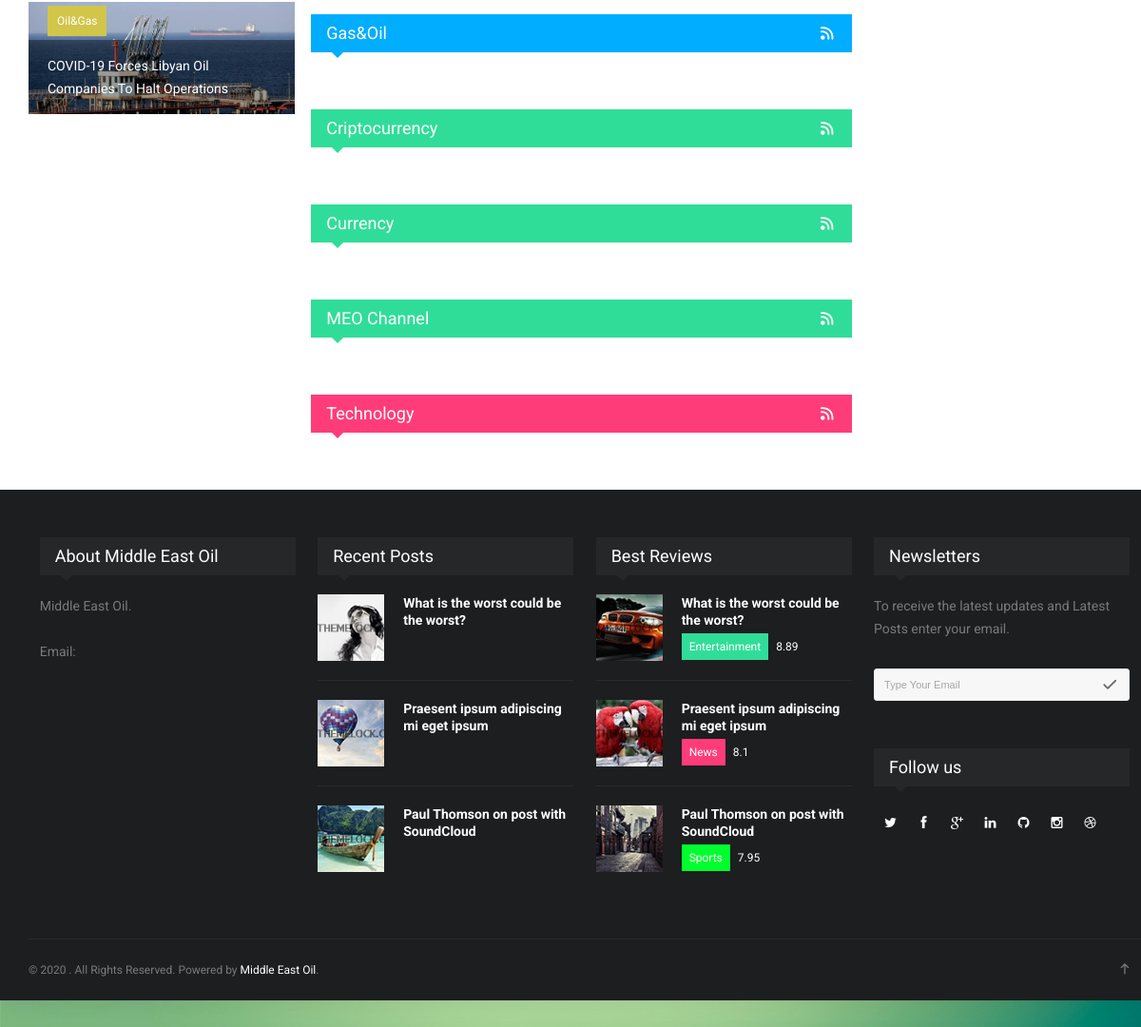
The app's page / (lower part), older data.
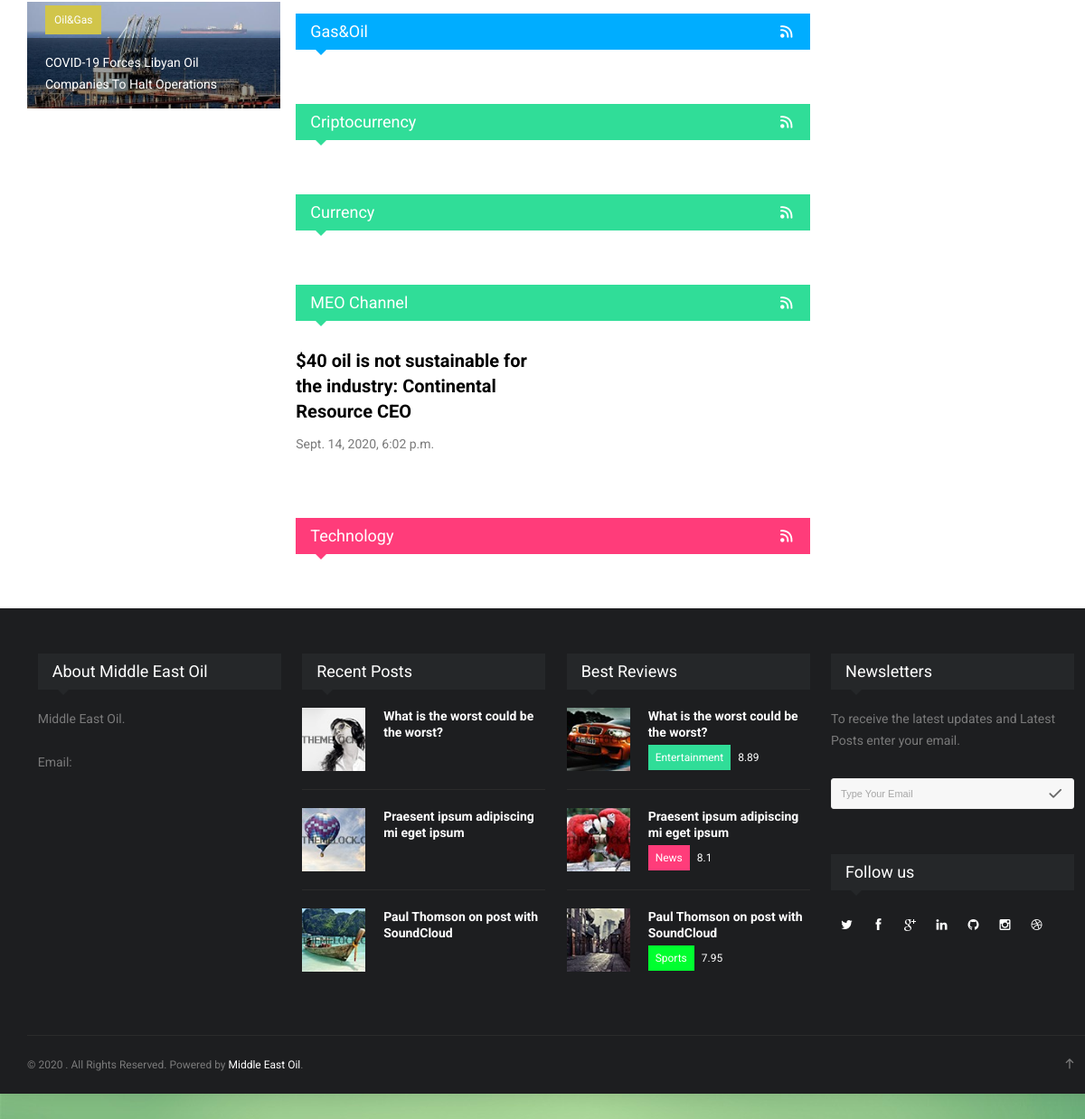
The same page, newer data.
### base/models.py (models this page shows, shortened)
class MEOCHANNEL(models.Model):
    CATEGORY=(
        ('Gas&Oil', 'Gas&Oil'),
        ('Criptocurrency', 'Criptocurrency'),
        ('Currency', 'Currency'),
        ('Technology', 'Technology'),
    )
    title = models.CharField(max_length=100)
    content = models.TextField()
    video = EmbedVideoField(blank=True)
    category = models.CharField(max_length=200, choices=CATEGORY,blank=True)
    date_posted = models.DateTimeField(default=timezone.now)

### base/views.py (the view)
# urls.py: path('', views.index, name='index'),
def index(request):
    l=LatestPost.objects.all().order_by('-date_posted')[:1]
    ll=LatestPost.objects.all().order_by('-date_posted')[::-3]
    posts=LatestPost.objects.all().order_by('-date_posted')[:2]
    bb=LatestPost.objects.all().order_by('-date_posted')[:5]
    if request.method == 'GET':
        category=['1']
        gass=LatestPost.objects.order_by('-date_posted').filter(category=category)
    try:
        if request.method =='GET':
            category=['2']
            p=LatestPost.objects.order_by('-date_posted').filter(category=category)
    except:
        pass
    try:
        if request.method =='GET':
            category=['3']
            c=LatestPost.objects.order_by('-date_posted').filter(category=category)
    except:
        pass
    try:
        if request.method =='GET':
            category=['4']
            d=LatestPost.objects.order_by('-date_posted').filter(category=category)
    except:
        pass
    try:
        if request.method =='GET':
            category=['5']
            e=LatestPost.objects.order_by('-date_posted').filter(category=category)
    except:
        pass
    try:
        if request.method =='GET':
            video=MEOCHANNEL.objects.all().order_by('-date_posted')
    except:
        pass
    context={'gass':gass,'p':p,'c':c,'d':d,'e':e,'video':video,'posts':posts,'l':l,'ll':ll,'bb':bb}
    return render(request, 'base/index.html',context)

### base/templates/base/index.html (shortened to what this page needs)
{%load static%}
{% load embed_video_tags %}
<!DOCTYPE html>
<html lang="en" dir="ltr">
	<head>
		<link rel="stylesheet" type="text/css" href="{% static 'css/style.css'%}" media="screen" />
		<link rel="stylesheet" type="text/css" href="{% static 'css/styles/icons.css'%}" media="screen" />
		<link rel="stylesheet" type="text/css" href="{% static 'css/styles/animate.css'%}" media="screen" />
		<link rel="stylesheet" type="text/css" href="{% static 'css/styles/responsive.css'%}" media="screen" />
    <link rel="stylesheet" type="text/css" href="{% static 'css/break/breaking-news-ticker.min.css'%}">
</head>
<body>
	<div id="layout" class="boxed">
		<div class="page-content">
			<div class="row clearfix">
				<div class="grid_9 alpha">
					<div class="grid_8 omega posts righter">
						<div class="posts_block mbf clearfix">
							<div class="title color5">
								<h4>Gas&Oil</h4>
								<a href="#" class="feed toptip" title="RSS Feed"><i class="icon-feed"></i></a>
							</div>
						</div>
						<div class="posts_block mbf clearfix">
							<div class="title color1">
								<h4>Criptocurrency</h4>
								<a href="#" class="feed toptip" title="RSS Feed"><i class="icon-feed"></i></a>
							</div>
						</div>
						<div class="posts_block mbf clearfix">
							<div class="title color1">
								<h4>Currency</h4>
								<a href="#" class="feed toptip" title="RSS Feed"><i class="icon-feed"></i></a>
							</div>
						</div>
						<div class="posts_block mbf clearfix">
							<div class="title color1">
								<h4>MEO Channel</h4>
								<a href="#" class="feed toptip" title="RSS Feed"><i class="icon-feed"></i></a>
							</div>
								{% for post in video %}
							<div class="grid_6 alpha">
								<div class="post_m_content">
									<h3> <a href="">{{post.title}}</a> </h3>
									<div class="meta mb"> {{post.date_posted}}   <a href=""></a> </div>
								</div>
							</div>
								{% endfor %}
						</div>
						<div class="posts_block mbf clearfix">
							<div class="title color3">
								<h4>Technology</h4>
								<a href="#" class="feed toptip" title="People RSS Feed"><i class="icon-feed"></i></a>
							</div>
						</div>
					</div>
					<div class="grid_4 alpha sidebar sidebar_b">
						<div class="widget">
							<div class="relative float-shadow mb">
								<a href="#"><img src="{% static 'images/assets/r_3.jpg'%}" alt=""></a>
								<div class="r_content">
									<a class="cat color2" href="#" title="View all posts under Travel">Oil&Gas</a>
									<div class="r_title"><a href="#">COVID-19 Forces Libyan Oil Companies To Halt Operations</a></div>
								</div>
							</div>
						</div>
					</div>
				</div>
		</div>
		<footer id="footer">
			<div class="row clearfix">
				<div class="grid_3">
					<div class="widget">
						<div class="title"><h4>About Middle East Oil</h4></div>
						<p> Middle East Oil.<br><br>
Email:	<a href=""></a> </p>
					</div>
				</div>
				<div class="grid_3">
					<div class="widget">
						<div class="title"><h4>Recent Posts</h4></div>
						<ul class="small_posts">
							<li class="clearfix">
								<a class="s_thumb float-shadow" href="#"><img width="70" height="70" src="{% static 'images/assets/thumb4.jpg'%}" alt="#"></a>
								<h3><a href="#">What is the worst could be the worst?</a></h3>
							</li>
							<li class="clearfix">
								<a class="s_thumb float-shadow" href="#"><img width="70" height="70" src="{% static 'images/assets/thumb5.jpg'%}" alt="#"></a>
								<h3><a href="#">Praesent ipsum adipiscing mi eget ipsum</a></h3>
							</li>
							<li class="clearfix">
								<a class="s_thumb float-shadow" href="#"><img width="70" height="70" src="{% static 'images/assets/thumb6.jpg'%}" alt="#"></a>
								<h3><a href="#">Paul Thomson on post with SoundCloud</a></h3>
							</li>
						</ul>
					</div>
				</div>
				<div class="grid_3">
					<div class="widget">
						<div class="title"><h4>Best Reviews</h4></div>
						<ul class="small_posts">
							<li class="clearfix">
								<a class="s_thumb float-shadow" href="#"><img width="70" height="70" src="{% static 'images/assets/thumb13.jpg'%}" alt="#"></a>
								<h3><a href="#">What is the worst could be the worst?</a></h3>
								<div class="meta mb"> <a class="cat color1" href="#" title="View all posts under Entertainment">Entertainment</a><span class="post_rating" href="#" title="Rating">8.89</span> </div>
							</li>
							<li class="clearfix">
								<a class="s_thumb float-shadow" href="#"><img width="70" height="70" src="{% static 'images/assets/thumb12.jpg'%}" alt="#"></a>
								<h3><a href="#">Praesent ipsum adipiscing mi eget ipsum</a></h3>
								<div class="meta mb"> <a class="cat color3" href="#" title="View all posts under News">News</a><span class="post_rating" href="#" title="Rating">8.1</span> </div>
							</li>
							<li class="clearfix">
								<a class="s_thumb float-shadow" href="#"><img width="70" height="70" src="{% static 'images/assets/thumb11.jpg'%}" alt="#"></a>
								<h3><a href="#">Paul Thomson on post with SoundCloud</a></h3>
								<div class="meta mb"> <a class="cat color4" href="#" title="View all posts under Sports">Sports</a><span class="post_rating" href="#" title="Rating">7.95</span> </div>
							</li>
						</ul>
					</div>
				</div>
				<div class="grid_3">
					<div class="widget">
						<div class="title"><h4>Newsletters</h4></div>
						<p> To receive the latest updates and Latest Posts enter your email. </p>
						<form id="newsletters" method="post" action="http://feedburner.google.com/fb/a/mailverify" target="popupwindow" onSubmit="window.open('http://feedburner.google.com/fb/a/mailverify?uri=sevenpsd', 'popupwindow', 'scrollbars=yes,width=550,height=520');return true">
							<input type="email" onFocus="if (this.value=='Type Your Email') this.value = '';" onBlur="if (this.value=='') this.value = 'Type Your Email';" value="Type Your Email" placeholder="Type Your Email" required="required">
							<button type="submit"><i class="icon-checkmark"></i></button>
						</form>
					</div>
					<div class="widget">
						<div class="title"><h4>Follow us</h4></div>
						<div class="social">
							<a href="#" class="toptip" title="Twitter"><i class="fa-twitter"></i></a>
							<a href="#" class="toptip" title="Facebook"><i class="fa-facebook"></i></a>
							<a href="#" class="toptip" title="Google Plus"><i class="fa-google-plus"></i></a>
							<a href="#" class="toptip" title="Linkedin"><i class="fa-linkedin"></i></a>
							<a href="#" class="toptip" title="Github"><i class="fa-github"></i></a>
							<a href="#" class="toptip" title="instagram"><i class="fa-instagram"></i></a>
							<a href="#" class="toptip" title="Dribbble"><i class="fa-dribbble"></i></a>
						</div>
					</div>
				</div>
			</div>
			<div class="row clearfix">
				<div class="footer_last">
					<span class="copyright">© 2020 <a href=""></a>. All Rights Reserved. Powered by <a href="">Middle East Oil</a>.</span>
					<div id="toTop" class="toptip" title="Back to Top"><i class="icon-arrow-thin-up"></i></div>
				</div>
			</div>
		</footer>
	</div>
</body>
</html>

Row changes from the older to the newer data that the page shows:
added MEOCHANNEL: title "$40 oil is not sustainable for the industry: Continental Resource CEO", date_posted "Sept. 14, 2020, 6:02 p.m."
